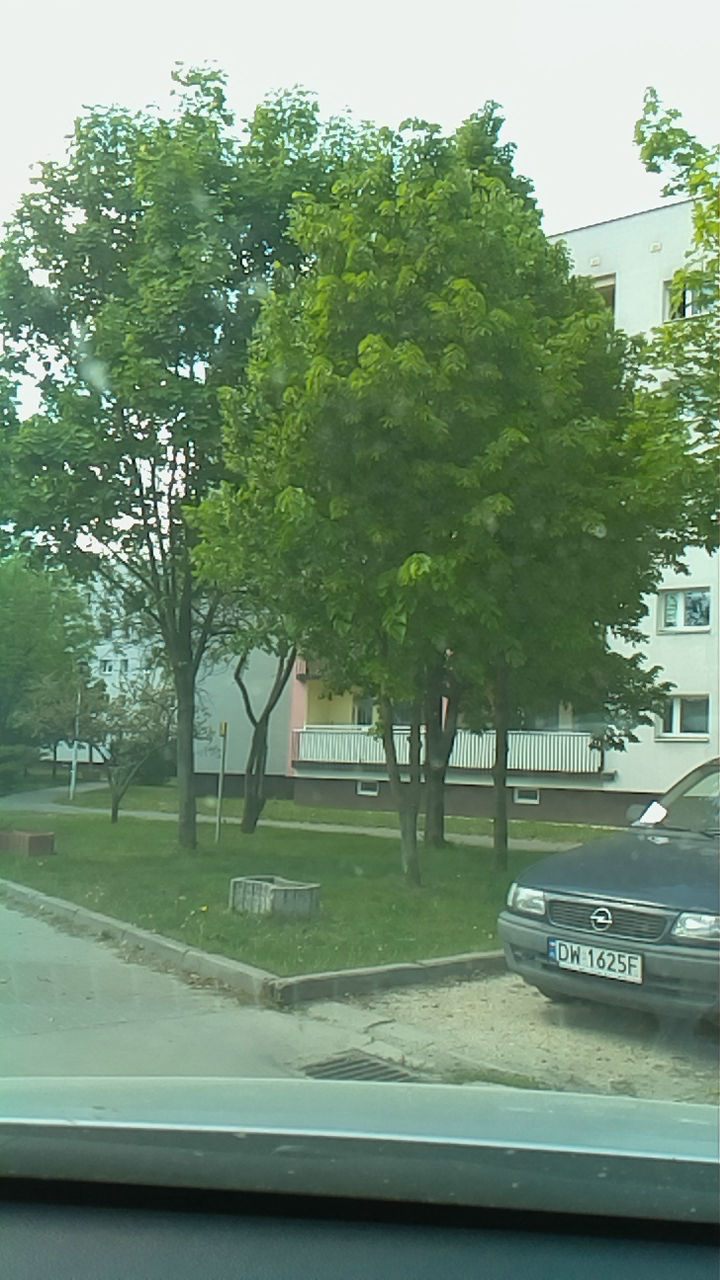
#> input picture positive/20220317134637_8_camera_capture.png, 720 x 1280 px
$ python -i ContourFinder.py   (imports and definitions only)   (older library calls are emulated)
#> lines starting #> are read from the running program, lines starting #| are printed output that depends on the picture; after the words box and inside, x2 and y2 are one past the last pixel; in counts of white or black regions, pixels touching at a corner belong together; long printed decimals are rounded
#> further down, picture is the input picture: shape (1280, 720, 3); mean B, G, R 112.9, 138.6, 112.8
import cv2
import numpy as np
import skimage.filters as filters
from skimage.morphology import rectangle
from scipy import ndimage
import matplotlib.pyplot as plt

def std(array):
    return array.flatten().std()


def max_min(array):
    return array.flatten().max() - array.flatten().min()

def max(array):
    return array.flatten().max()

def min(array):
    return array.flatten().max()

def density_estimation(binary_image):
    pass

class ContourFinder:
    def __init__(self, file=None, canny_1=50, canny_2=200, dilation_kernel_size=None, approximation_d=5):
        self.file = file
        self.canny_1 = canny_1
        self.canny_2 = canny_2
        self.approximation_d = approximation_d
        self.dilation_kernel_size = dilation_kernel_size

        self.image_processing_steps_ = []
        self.feature_set_ = []
        self.label_set_ = []

        if self.file is not None:
            self.load_from_file(self.file)
        pass

    # [41 lines left out: functions process_2d, box_to_contour, contour_intersect, not called in this run]

    def contour_features_extraction(self, image, contour):
        x = contour[:, 0, 0]
        y = contour[:, 0, 1]
        x_min = x.min()
        y_min = y.min()
        x_max = x.max()
        y_max = y.max()
        box = cv2.boundingRect(contour)
        M = cv2.moments(contour)
        features = None
        area = cv2.contourArea(contour)
        area_box = (x_max - x_min) * (y_max - y_min)
        #if M["m00"] > 0:
        features = {
            "x_min": x_min,
            "y_min": y_min,
            "width": x_max - x_min,
            "height": y_max - y_min,
            "ratio": (x_max - x_min) / (y_max - y_min),
            #"mass_x": M["m10"] / M["m00"] - x_min,
            #"mass_y": M["m01"] / M["m00"] - y_min,
            "area": area,
            #"area_f": area / (box[2]*box[3]),
            "area_box": area_box,
            "points": len(contour),
        }

        return features

    # [42 lines left out: functions fit, export_features, not called in this run]


    def load_from_file(self, file):
        pass

    def find_contours(self, image):
        self.image_processing_steps_ = []
        #kernel5x5 = np.ones([8,8])
        #print(kernel5x5)

        gray = cv2.cvtColor(image, cv2.COLOR_BGR2GRAY)
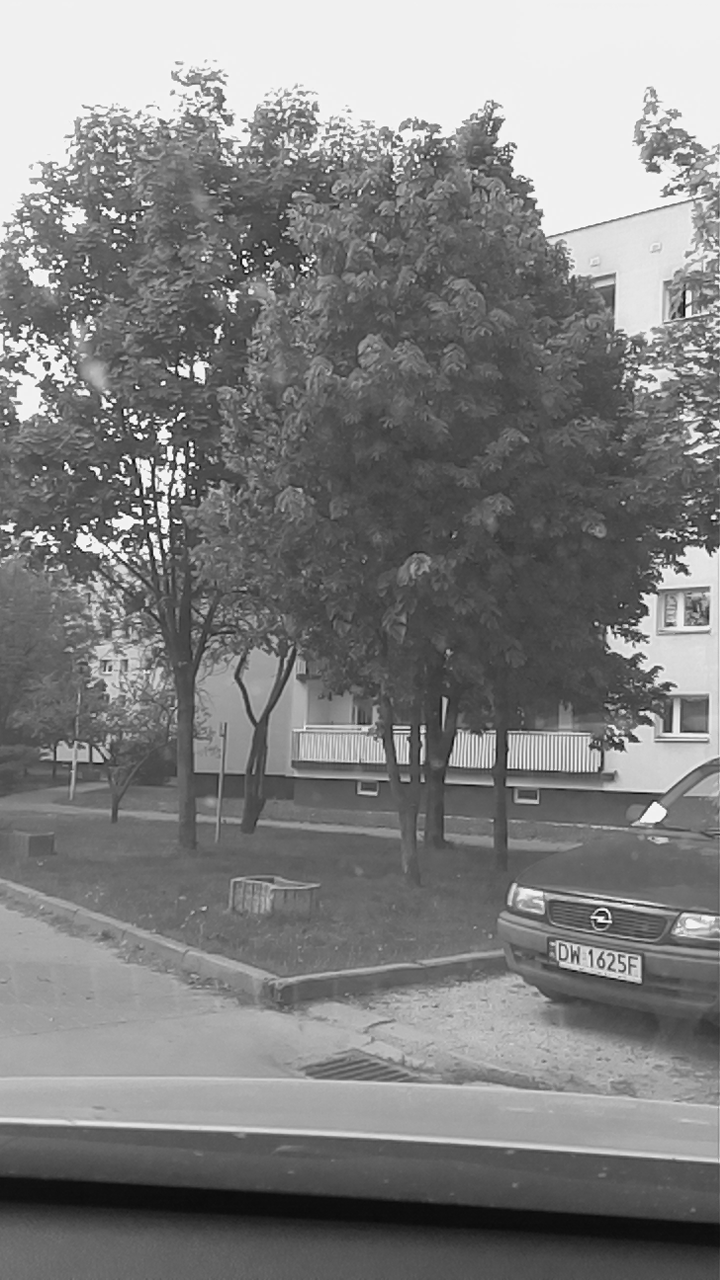
#> gray: shape (1280, 720); min 8, max 255, mean 127.9
        out = gray.copy()
        kernel = np.array([[0, -1, 0],
                           [-1, 5, -1],
                           [0, -1, 0]])
        out = cv2.filter2D(src=out, ddepth=-1, kernel=kernel)
        #out2 = self.process_2d(out, kernel5x5, [std, max_min, max, min])
        #for i, img in enumerate(out2):
        #    self.image_processing_steps_.append(img.astype(np.uint8))
        self.image_processing_steps_.append(out)
        out2 = 2*ndimage.filters.generic_filter(out, np.std, (8,8))
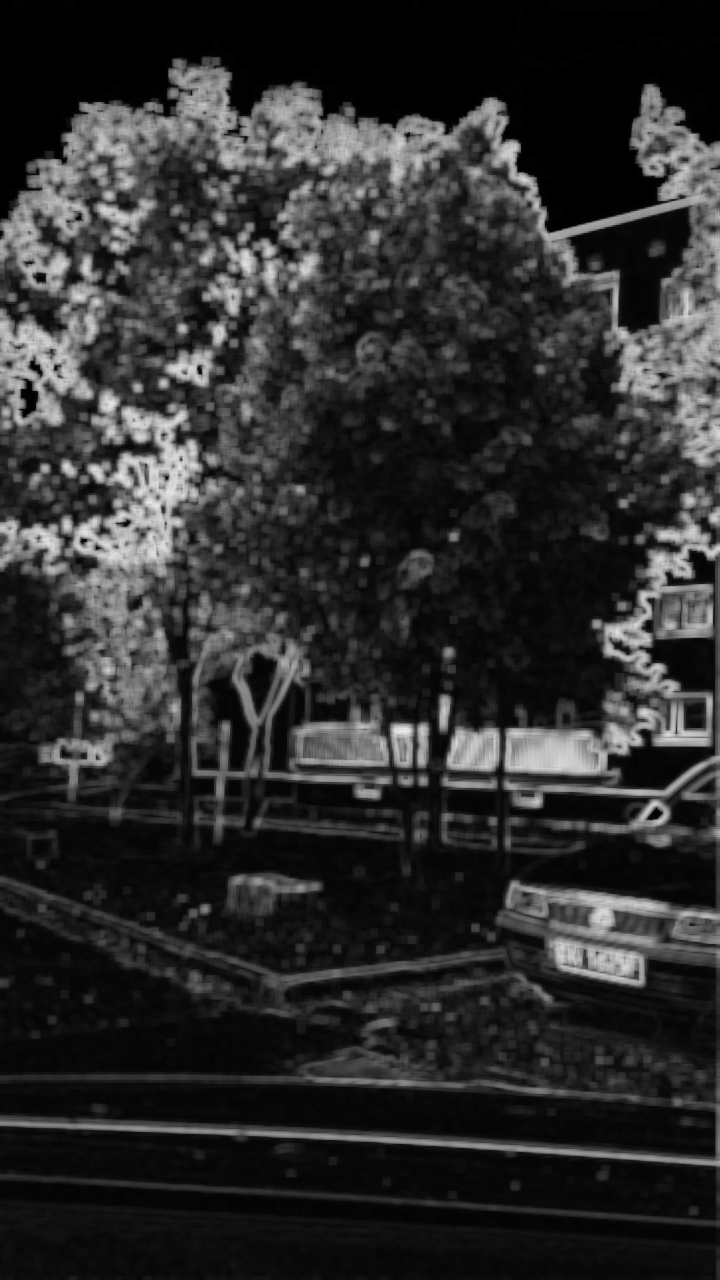
#> out2: shape (1280, 720); min 0, max 238, mean 45
        self.image_processing_steps_.append(out2)
        out2 = cv2.GaussianBlur(out2, (5, 5), 0)
        #out2 = rerange(out2, (0,255))
        #print(out2)
        self.image_processing_steps_.append(out2)
        out2 = ndimage.median_filter(out2, (3, 3))
        #out2 = rerange(out2, (0,255))
        #print(out2)
        self.image_processing_steps_.append(out2)
        #
        #self.image_processing_steps_.append(out2)
        #_, out2 = cv2.threshold(out, out2.flatten().mean(), 255, cv2.THRESH_BINARY)

        flatten = out2.flatten()
        th_level = (flatten.max()-flatten.min())/3
#> th_level = 76.67
        print("image mean:", flatten.mean())
#| image mean: 44.962
        print("image treshold:", th_level)
#| image treshold: 76.667
        print("image max:", flatten.max())
#| image max: 230
        print("image min:", flatten.min())
#| image min: 0

        #fig, axs = plt.subplots(1, 2, sharey=True, tight_layout=True)
        #plt.hist(out2.flatten(), bins=255)
        #plt.show()

        _, out = cv2.threshold(out2, th_level, 255, cv2.THRESH_BINARY)
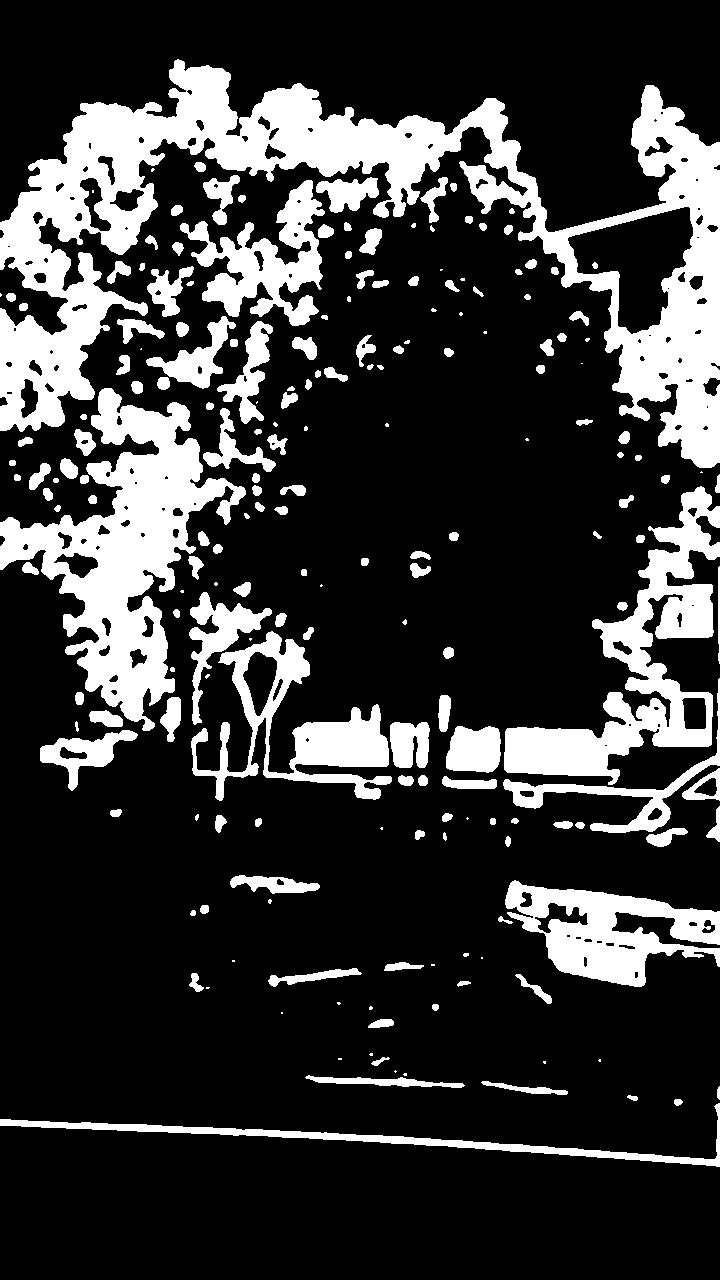
#> out: shape (1280, 720); 21.5% white; 201 white regions (40 under 20 px)
        self.image_processing_steps_.append(out)

        # [15 lines of commented-out code are left out]

        if self.dilation_kernel_size is not None:
            erosion_size = 1
            dilation_size = self.dilation_kernel_size
            out = cv2.erode(out,cv2.getStructuringElement(cv2.MORPH_RECT, (2 * erosion_size + 1, 2 * erosion_size + 1),
                                                      (erosion_size, erosion_size)))
            out = cv2.dilate(out,cv2.getStructuringElement(cv2.MORPH_RECT, (2 * dilation_size + 1, 2 * dilation_size + 1),
                                                           (dilation_size, dilation_size)))

            self.image_processing_steps_.append(out)
            # [10 lines of commented-out code are left out]
        contours, _ = cv2.findContours(out, cv2.RETR_EXTERNAL, cv2.CHAIN_APPROX_SIMPLE)
#> contours = 199 contours, 53 with area under 20; largest, box (x1, y1, x2, y2) and area: (0, 59, 720, 468) 84182, (0, 388, 246, 731) 30042, (504, 486, 720, 785) 19008, (505, 880, 720, 987) 11839, (191, 631, 392, 801) 11056
        print(len(contours))
#| 199
        approx = []
        for i, contour in enumerate(contours):
            c = cv2.approxPolyDP(contour, self.approximation_d, True)
            features = self.contour_features_extraction(image, c)
            if features["area_box"] > 1000 and features["area_box"] < 10000:
                approx.append(c)
#> this loop made 199 passes
#> (c, x in contour_features_extraction, y in contour_features_extraction, x_min in contour_features_extraction, y_min in contour_features_extraction, x_max in contour_features_extraction, y_max in contour_features_extraction, box in contour_features_extraction) on passes 21, 22, 25: ([[515, 975], [551, 1002], [539, 986]], [515, 551, 539], [975, 1002, 986], 515, 975, 551, 1002, (515, 975, 37, 28)), ([[192, 973], [189, 985], [199, 991], [203, 987]], [192, 189, 199, 203], [973, 985, 991, 987], 189, 973, 203, 991, (189, 973, 15, 19)), ([[384, 970], [423, 965], [399, 962]], [384, 423, 399], [970, 965, 962], 384, 962, 423, 970, (384, 962, 40, 9))


        return approx

    def detectMultiScale(self, image):

        return self.find_contours(image)
        # [10 lines of commented-out code are left out]

>>> import cv2
>>> picture = cv2.imread('../positive/20220317134637_8_camera_capture.png')
>>> result = ContourFinder().detectMultiScale(picture)
